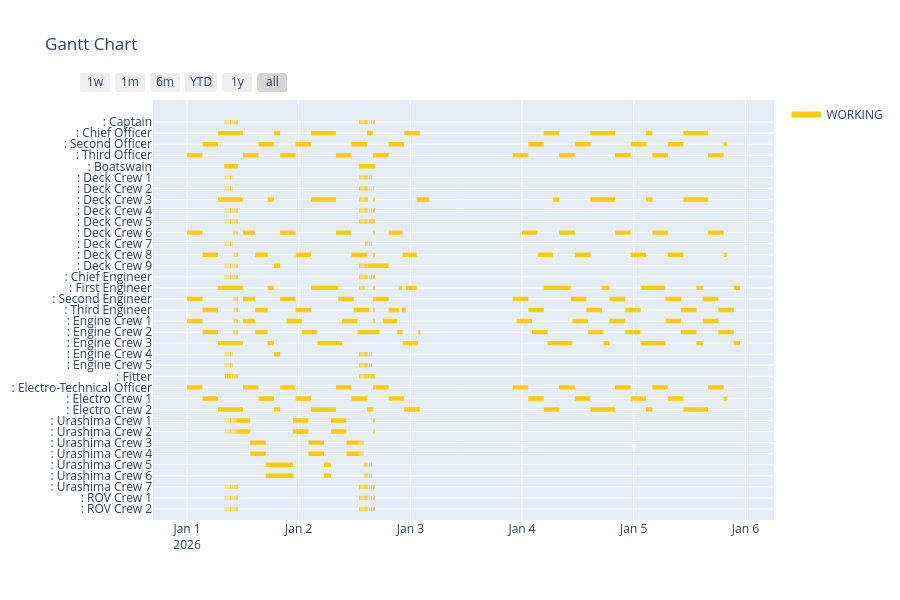

The code cell stored with this chart in its notebook:
### Code cell
team_id_list = [
    capt1.ID, 
    co.ID,
    so.ID,
    to.ID,
    bosun.ID,
    # bosun2.ID,
    dc1.ID, 
    dc2.ID, 
    dc3.ID, 
    dc4.ID, 
    dc5.ID, 
    dc6.ID,
    dc7.ID,
    dc8.ID,
    dc9.ID,
    # dc10.ID,
    ce.ID,
    fe.ID,
    se.ID,
    te.ID,
    ec1.ID,
    ec2.ID,
    ec3.ID,
    ec4.ID,
    ec5.ID,
    fitter.ID,
    eto.ID,
    elec1.ID,
    elec2.ID,
    ur8k_crew1.ID,
    ur8k_crew2.ID,
    ur8k_crew3.ID,
    ur8k_crew4.ID,
    ur8k_crew5.ID,
    ur8k_crew6.ID,
    ur8k_crew7.ID,
    # ur8k_crew8.ID,
    # ur8k_crew9.ID,
    rov_crew1.ID,
    rov_crew2.ID,
    rov_crew3.ID,
    rov_crew4.ID,
    rov_crew5.ID,
    rov_crew6.ID,
    # rov_crew7.ID,
    # rov_crew8.ID,
    # rov_crew9.ID,
]
team.create_gantt_plotly(project.init_datetime, project.unit_timedelta, target_id_order_list=list(team_id_list), colors="#FFCC00").show()

### Figure 1 — Plotly figure (JSON) as saved in the notebook; plotly's stock layout.template omitted (floating-point values rounded to 4 significant figures; data arrays with more than 128 entries replaced by an {"elided": "..."} marker saying what was removed)
{"data": [{"fill": "toself", "fillcolor": "rgb(255, 204, 0)", "hoverinfo": "name", "legendgroup": "rgb(255, 204, 0)", "mode": "none", "name": "WORKING", "showlegend": true, "type": "scatter", "x": {"elided": "2469 str values"}, "y": {"elided": "2469 float values"}}, {"legendgroup": "rgb(255, 204, 0)", "marker": {"color": "rgb(255, 204, 0)", "opacity": 0, "size": 1}, "mode": "markers", "name": "", "showlegend": false, "text": {"elided": "988 null values"}, "type": "scatter", "x": {"elided": "988 str values"}, "y": {"elided": "988 int values"}}], "layout": {"height": 600, "hovermode": "closest", "showlegend": true, "title": {"text": "Gantt Chart"}, "xaxis": {"rangeselector": {"buttons": [{"count": 7, "label": "1w", "step": "day", "stepmode": "backward"}, {"count": 1, "label": "1m", "step": "month", "stepmode": "backward"}, {"count": 6, "label": "6m", "step": "month", "stepmode": "backward"}, {"count": 1, "label": "YTD", "step": "year", "stepmode": "todate"}, {"count": 1, "label": "1y", "step": "year", "stepmode": "backward"}, {"step": "all"}]}, "showgrid": true, "type": "date", "zeroline": false}, "yaxis": {"autorange": false, "range": [-1, 37], "showgrid": true, "ticktext": [": ROV Crew 2", ": ROV Crew 1", ": Urashima Crew 7", ": Urashima Crew 6", ": Urashima Crew 5", ": Urashima Crew 4", ": Urashima Crew 3", ": Urashima Crew 2", ": Urashima Crew 1", ": Electro Crew 2", ": Electro Crew 1", ": Electro-Technical Officer", ": Fitter", ": Engine Crew 5", ": Engine Crew 4", ": Engine Crew 3", ": Engine Crew 2", ": Engine Crew 1", ": Third Engineer", ": Second Engineer", ": First Engineer", ": Chief Engineer", ": Deck Crew 9", ": Deck Crew 8", ": Deck Crew 7", ": Deck Crew 6", ": Deck Crew 5", ": Deck Crew 4", ": Deck Crew 3", ": Deck Crew 2", ": Deck Crew 1", ": Boatswain", ": Third Officer", ": Second Officer", ": Chief Officer", ": Captain"], "tickvals": [0, 1, 2, 3, 4, 5, 6, 7, 8, 9, 10, 11, 12, 13, 14, 15, 16, 17, 18, 19, 20, 21, 22, 23, 24, 25, 26, 27, 28, 29, 30, 31, 32, 33, 34, 35], "zeroline": false}}}
